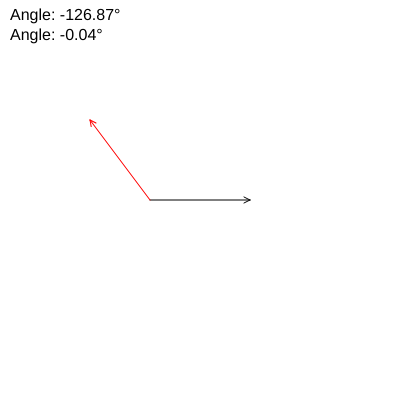
Frame 1 (no input)
Frame 60 (no input): identical to frame 1, image omitted
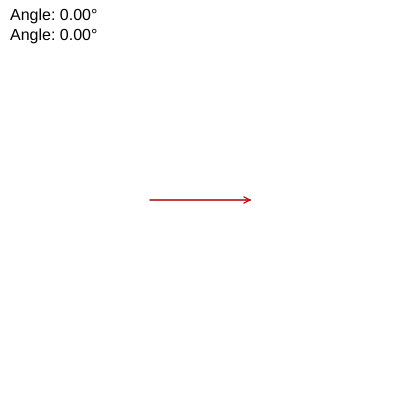
Frame 120 (the mouse pressed at the canvas centre since frame 60)

The p5.js sketch that drew these frames (run headless with seeded random() and noise() and a simulated clock; from frame 60 on, the mouse is pressed at the canvas centre):

// p5.js sketch
// ── sketch.js
//Create a sketch that shows the angle between two vectors.


let vectA;
let vectB;
let pointA ;
let pointB ;
let pointC;

function setup() {
  createCanvas(400, 400);
  pointA = createVector(250, 200);
  pointB = createVector(150, 200);
  
  
}

function draw() {
  background(255);
  
  // vectorA from pointB to pointA
  vectA = p5.Vector.sub(pointA, pointB);
  
  // vector B from pointB to pointC
  pointC = createVector(mouseX, mouseY);
  vectB =  p5.Vector.sub(pointC, pointB);
  vectB.setMag(100); // make the vectB's length fixed no matter where the mouse is
  
  
  // calculate the angle between vectA and vectB using dot product
  let angle = vectA.angleBetween(vectB);
  
  // draw vector A
  let colorA = 0
  drawVector(pointB, vectA, colorA);
  
  // draw vector B
  let colorB = 255;
  drawVector(pointB, vectB, colorB);

  // show angle value
  noStroke();
  fill(0);
  textSize(16);
  textAlign(LEFT);
  text('Angle: ' + degrees(angle).toFixed(2) + '°', 10, 20);
  text('Angle: ' + radians(angle).toFixed(2) + '°', 10, 40);
  
}


function drawVector(centerPos, vect, color){
  push()
  translate(centerPos);
  rotate(vect.heading());
  
  stroke(color, 0, 0);
  line(0, 0, vect.mag(), 0);
  
  // draw arrows of the vector
  let arrowsize = 6;
  line(vect.mag(), 0, vect.mag() - arrowsize, arrowsize / 2);
  line(vect.mag(), 0, vect.mag() - arrowsize, -arrowsize / 2);
  pop()
}
